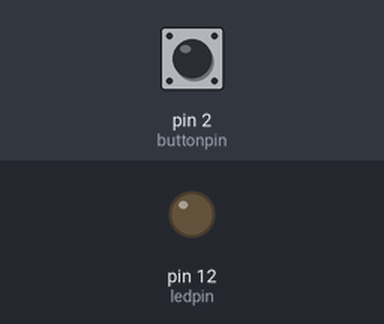
A sketch run on a simulated Arduino Uno, built with avr-gcc and run on an emulated ATmega328P. Parts: output pins drawn as LEDs (lit = HIGH). The inputs (shaded band) are chosen by the test bench; at power-on: pin 2 (buttonpin) HIGH.

Above: at 1.2 s.
1.3 s: pin 2 (buttonpin) pulled LOW for 0.15 s
At 1.37 s:
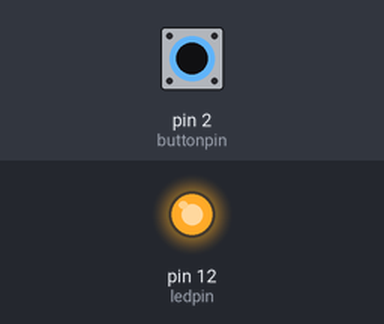
2.9 s: pin 2 (buttonpin) pulled LOW for 3.2 s
At 6.8 s:
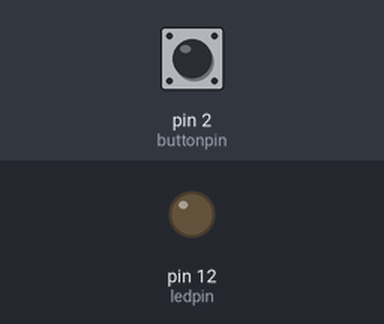
Timing chart, 0 to 8.3 s (numbered marks = the images above; inputs shaded):
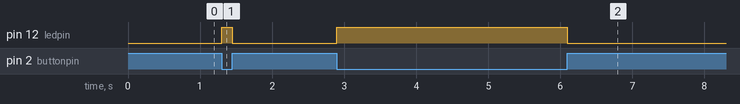

Measured:
- after the input at 1.3 s, pin 12 (ledpin): LOW → HIGH at once, → LOW 0.15 s later
- after the input at 2.9 s, pin 12 (ledpin): LOW → HIGH at once, → LOW 3.2 s later

The sketch:

fantabulous_esboo1__1_.ino
```cpp
const int ledpin=12;
const int buttonpin=2;
int buttonstate=1;
void setup()
{
  pinMode(ledpin, OUTPUT);
  pinMode(buttonpin, INPUT);
}
void loop()
{
  buttonstate=digitalRead(buttonpin);
 if(buttonstate==LOW)
  {
    digitalWrite(ledpin,HIGH);
  }
 else
 {
    digitalWrite(ledpin,LOW);
 }
}
```
